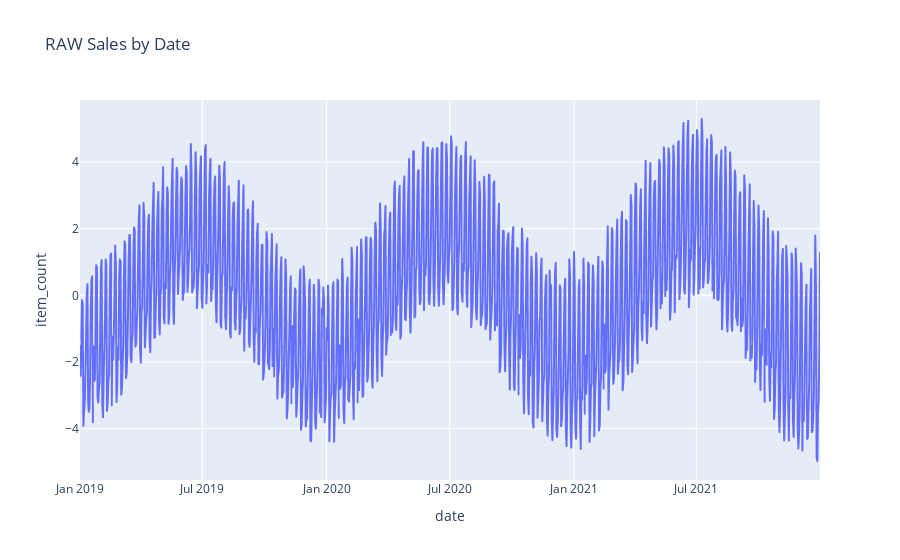

Notebook cell for this chart:
### Code cell
from scipy import signal

df_plot.item_count = signal.detrend(df_plot.item_count)

fig = px.line(df_plot, x="date", y="item_count", title='RAW Sales by Date')
fig.show()

### Figure 1 — Plotly figure (JSON) as saved in the notebook; plotly's stock layout.template omitted (floating-point values rounded to 4 significant figures; data arrays with more than 128 entries replaced by an {"elided": "..."} marker saying what was removed)
{"data": [{"hovertemplate": "date=%{x}<br>item_count=%{y}<extra></extra>", "legendgroup": "", "line": {"color": "#636efa", "dash": "solid"}, "marker": {"symbol": "circle"}, "mode": "lines", "name": "", "showlegend": false, "type": "scattergl", "x": {"elided": "1096 str values"}, "xaxis": "x", "y": {"elided": "1096 float values"}, "yaxis": "y"}], "layout": {"legend": {"tracegroupgap": 0}, "title": {"text": "RAW Sales by Date"}, "xaxis": {"anchor": "y", "domain": [0, 1], "title": {"text": "date"}}, "yaxis": {"anchor": "x", "domain": [0, 1], "title": {"text": "item_count"}}}}
